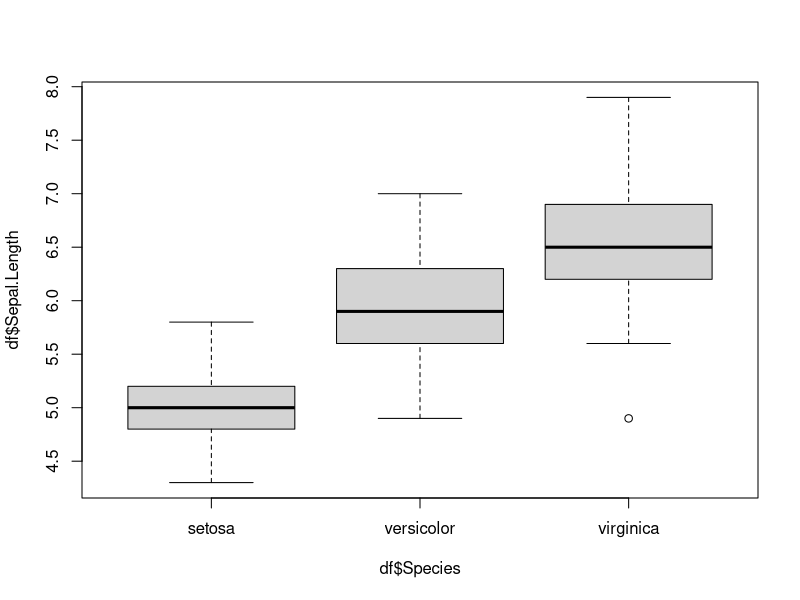
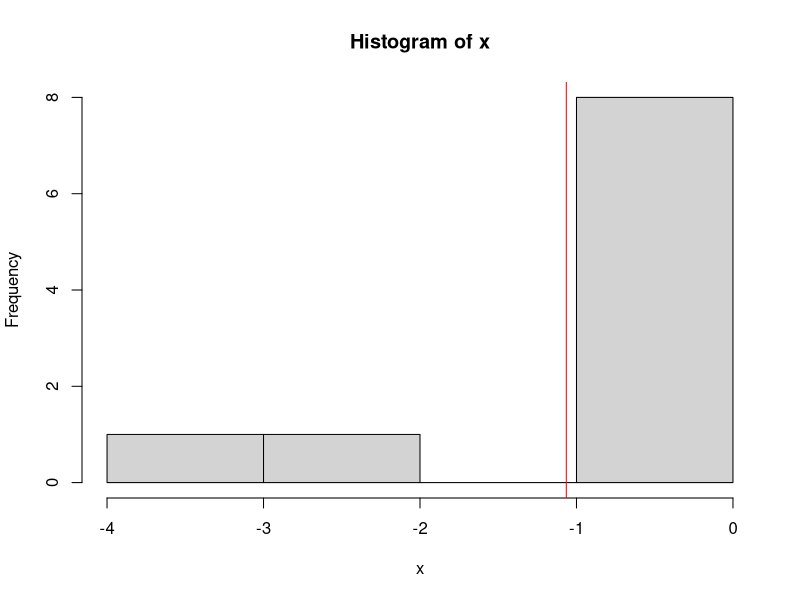

The R source for these figures, in order:
for(i in 1:5){
  print(i)
}

vec <- c("Hallo", "wie", "gehts?")
for(i in vec){
  print(i)
}

df <- cars


for(c in 1:2){
  for(r in 1:50){
    cat("c:", c, "r:", r, "\n")
    if(df[r,c] >= 50){
      print("ALARM")
    }
    }
}



####################################
df <- cars

df$speed > 20

for(i in 1:nrow(df)){
  if (df$speed[i] > 20){
    print("Here I am")
  }else{
    print("I am too slow")
  }
}

for(r in 1:nrow(df)){
  print(r)
}
####################################








?iris
df <- iris
table(df$Species)

boxplot(df$Sepal.Length ~ df$Species)
aov_out <- aov(formula = Sepal.Length ~ Species, data = df)
summary(aov_out)

unlist(summary(aov_out))[9] < .01

c <- 1
for(c in 1:4) {
  aov_out <- aov(formula = df[,c] ~ df$Species)
  tmp_pvalue <- unlist(summary(aov_out))[9]

  if (tmp_pvalue < (.01 / 4) ) {
    # print(aov_out)
    print(c)
  }
}


vec_select <- sample(x = 1:150, size = 50)
vec_select

df_subset <- df[vec_select,]

aov_out <- aov(formula = Sepal.Length ~ Species,
               data = df_subset)
summary(aov_out)




set.seed(seed = 123)
for(i in 1:10000){
  vec_select <- sample(x = 1:150, size = 30)
  df_subset <- df[vec_select,]
  aov_out <- aov(formula = Sepal.Length ~ Species,
                 data = df_subset)

  tmp_pvalue <- unlist(summary(aov_out))[9]
  if (tmp_pvalue >= .01 ) {
    print(i)
  }
}





df <- iris
vec_colnames <- colnames(df)
vec_level_species <- levels(x = df$Species)
for(i in vec_colnames){
  print(i)
}



####### while loop
x <- rnorm(n = 10, mean = 0, sd = 1)
counter = 1
while( abs(x = mean(x)) <= 1){
  x <- rnorm(n = 10, mean = 0, sd = 1)
  counter = counter + 1
  # hist(x)
  print(mean(x))
}
counter
hist(x)
summary(x)
dnorm(x = max(abs(x)), mean = 0, sd = 1) * 100



abline(v = mean(x), col = "red")
























library(ggplot2)
?diamonds




